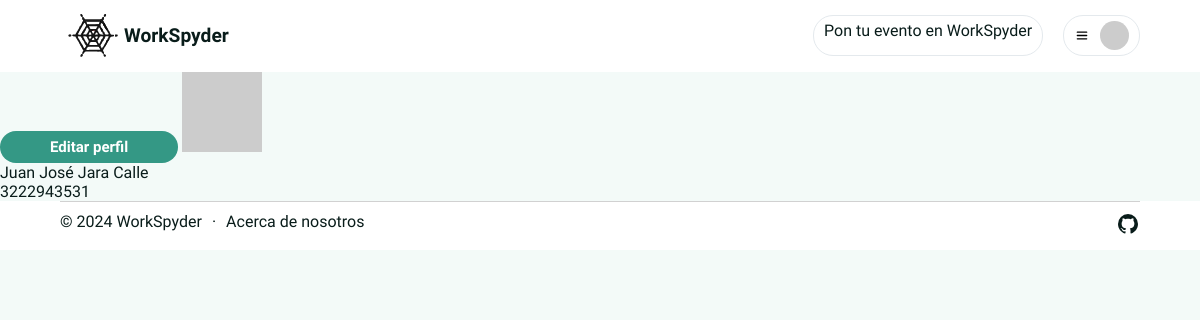
/profile/ (signed in), run on the app's committed database.
### fairManagement/models.py (models this page shows, shortened)
class Aspirant(models.Model):
    id = models.AutoField(primary_key = True)
    firstName = models.CharField(max_length=50)
    secondName = models.CharField(max_length=50)
    lastName = models.CharField(max_length=100)
    phone = models.CharField(max_length=10)
    user = models.OneToOneField(settings.AUTH_USER_MODEL, on_delete=models.CASCADE, default=1)

### userProfile/views.py (the view)
# urls.py: path('', view_profile, name="view_profile"),
@user_passes_test(lambda u: u.is_authenticated, login_url='auth:login')
def view_profile(request):
    aspirant_user = get_object_or_404(Aspirant, user=request.user)
    return render(request, 'profile.html', {'aspirant': aspirant_user, 'user': request.user})

### userProfile/templates/profile.html (shortened to what this page needs)
{% extends "base.html" %}
{% load static %}
{% block content %}
<button class="btn-primary" onclick="window.location.href='{% url 'profile:edit_profile' %}'">Editar perfil</button>
<img class="user-img" src="https://www.gravatar.com/avatar/{{ user.avatar }}?d=retro&f=y&s=128" alt="User Avatar">
<p>{{ aspirant.firstName }} {{ aspirant.secondName }} {{ aspirant.lastName }}</p>
<p>{{ aspirant.phone }}</p>
{% endblock %}

### static/css/main.css (style rules this page uses)
:root { --bg-color: #f3faf8; --light-white: #E4E9ED; --default-btn-color: #349885; --hover-btn-color: #277a6b; --active-btn-color: #236258; --darker-green: #091c1a; --general-font: "Palanquin"; --txt-weight: 300; --medium-weight: 500; --title-weight: 700; }
body { background-color: var(--bg-color); overscroll-behavior: none; }
.btn-primary { scale: 1; padding: 0 50px; margin-top: 1rem; height: 32px; background: var(--default-btn-color); color: white; border: none; border-radius: 32px; font-size: 15px; font-weight: bold; cursor: pointer; overflow: hidden; display: inline-flex; align-items: center; justify-content: center; }
.btn-primary:after { content: ""; background: var(--hover-btn-color); position: absolute; z-index: -1; left: -20%; right: -20%; top: 0; bottom: 0; transform: skewX(-45deg) scale(0, 1); transition: all 0.5s; }

### data on the page
Aspirant: firstName "Juan", secondName "José", lastName "Jara Calle", phone "3222943531"
